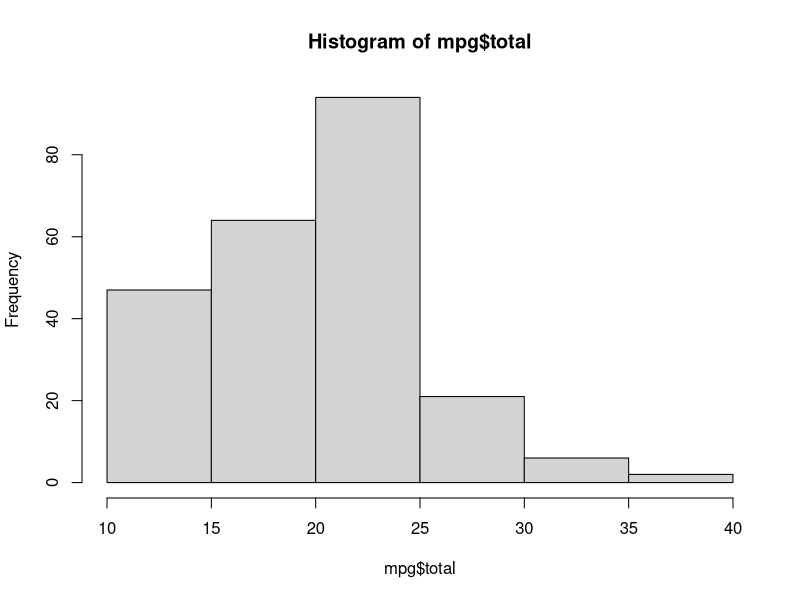
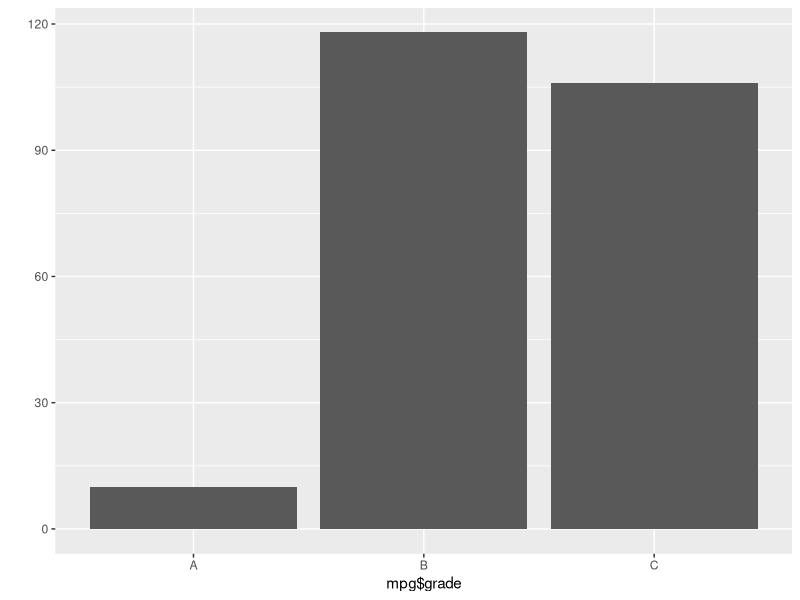
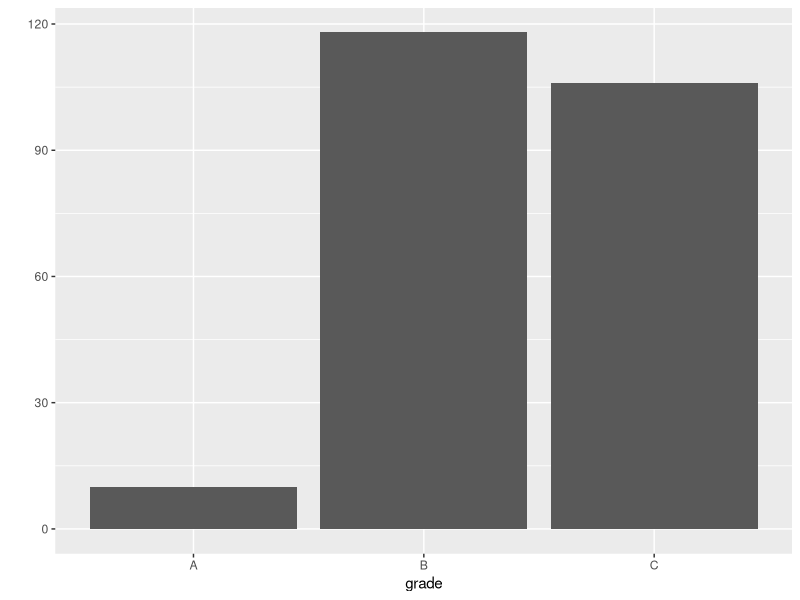

Source code (R) for these figures, in order: (Note: a time limit stopped this script after it produced the figures.)
# 연산자
# 산술 : +, -, /, %%, ^ or **
# 관계 : ==, !=, >, >=, <, <=
# 논리 : &, |,!, xor()

no <- 7
no >= 2 + 2 * 2 | no < 5 %% 2
no >= 5 & no <= 10
no != 6

# 제어문 : 조건 판단문 - if, switch, which
# 1) if() 함수
x <- 10; y <- 5

if(x + y >= 10){
  cat('결과는', x+y)
  cat('\n참일 때 수행')
}else{
  print('거짓일 때 수행')
  a = 10 # 함수 안에서는 <-보다 =으로
}

# 2) ifelse(조건, 참, 거짓)
ifelse(x > 5, 'good', 'bad')

# mpg dataset을 사용
install.packages('ggplot2') #시각화에 좋음
library(ggplot2)
head(mpg, 3)
head(iris, 3)

mpg <- as.data.frame(ggplot2::mpg) # ggplot2:: 안써도 됨?
head(mpg, 3)
dim(mpg)
str(mpg)
summary(mpg) # 기술 통계 결과값?
# 새로운 칼럼(변수)를 추가 : 통합연비
mpg$total <- (mpg$cty + mpg$hwy) /2
head(mpg, 3)

if(mean(mpg$total) >= 20){
  cat('우수연비')
}else{
  cat('일반연비')
}

summary(mpg$total)
hist(mpg$total)

mpg$test <- ifelse(mpg$total >= 20, 'pass', 'fail') #칼럼 새로 만듬
head(mpg, 3)
tail(mpg, 3)
table(mpg$test)

mpg$grade <- ifelse(mpg$total >= 30,'A', ifelse(mpg$total >= 20, 'B', "C"))
head(mpg, 3)
qplot(mpg$grade)
qplot(data = mpg, x=grade)

# switch
switch("age", id="hong", age=23)
a <- 1
switch(a, mean(1:10), sd(1:10))
a <- 2
switch(a, mean(1:10), sd(1:10))

# which
name <- c("kor",'eng','mat','kor')
which(name=='eng') # index반환

no <- 10:13
df <- data.frame(번호=no, 이름=name)
df
which(df$번호==12)
which(df$이름=='kor') #조건 판단문

# 반복문 : for, while, repeat
# for
su <- 1:10
for(n in su){
  cat(n)
}

for(num in 1:9){
  res = 2 * num
  cat(2, '*', num, '=', res, '\n')
}

for(n in su){
  if(n %% 2 == 0){
    next
  }else{
    print(n)
  }
}

# while
i <- 0
while(i < 10){
  i = i + 1
  print(i)
}

i <- 0
while(TRUE){
  i = i + 1
  print(i)
  if(n == 3) break
}
cat('반복문 수행 후 i : ', i)

# repeat
cnt <- 1
repeat{
  print(cnt)
  cnt = cnt + 2
  if(cnt > 10) break
}
